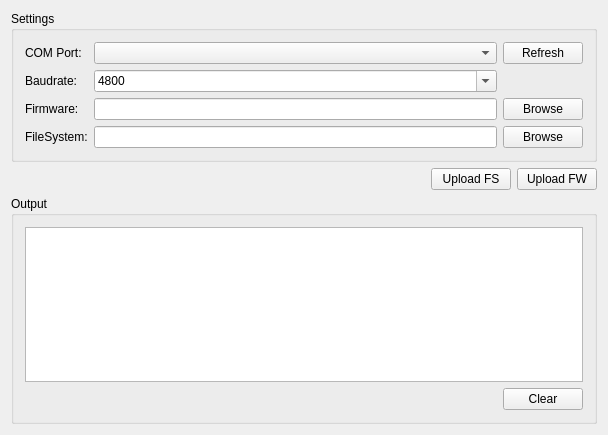
<?xml version="1.0" encoding="UTF-8"?>
<ui version="4.0">
 <class>MainWindow</class>
 <widget class="QMainWindow" name="MainWindow">
  <property name="geometry">
   <rect>
    <x>0</x>
    <y>0</y>
    <width>608</width>
    <height>435</height>
   </rect>
  </property>
  <property name="windowTitle">
   <string>eFontTool</string>
  </property>
  <property name="windowIcon">
   <iconset theme="address-book-new"/>
  </property>
  <widget class="QWidget" name="centralWidget">
   <property name="layoutDirection">
    <enum>Qt::LeftToRight</enum>
   </property>
   <layout class="QVBoxLayout" name="verticalLayout">
    <item>
     <widget class="QGroupBox" name="settingsBox">
      <property name="title">
       <string>Settings</string>
      </property>
      <property name="flat">
       <bool>false</bool>
      </property>
      <property name="checkable">
       <bool>false</bool>
      </property>
      <layout class="QGridLayout" name="gridLayout_3">
       <item row="1" column="1">
        <widget class="QComboBox" name="baudBox">
         <property name="editable">
          <bool>true</bool>
         </property>
         <property name="currentText">
          <string>4800</string>
         </property>
         <property name="maxVisibleItems">
          <number>8</number>
         </property>
         <item>
          <property name="text">
           <string>4800</string>
          </property>
         </item>
         <item>
          <property name="text">
           <string>9600</string>
          </property>
         </item>
         <item>
          <property name="text">
           <string>19200</string>
          </property>
         </item>
         <item>
          <property name="text">
           <string>38400</string>
          </property>
         </item>
         <item>
          <property name="text">
           <string>57600</string>
          </property>
         </item>
         <item>
          <property name="text">
           <string>74880</string>
          </property>
         </item>
         <item>
          <property name="text">
           <string>115200</string>
          </property>
         </item>
         <item>
          <property name="text">
           <string>230400</string>
          </property>
         </item>
         <item>
          <property name="text">
           <string>250000</string>
          </property>
         </item>
         <item>
          <property name="text">
           <string>460800</string>
          </property>
         </item>
         <item>
          <property name="text">
           <string>921600</string>
          </property>
         </item>
        </widget>
       </item>
       <item row="0" column="1">
        <widget class="QComboBox" name="portBox"/>
       </item>
       <item row="3" column="0">
        <widget class="QLabel" name="labelVFS">
         <property name="text">
          <string>FileSystem:</string>
         </property>
        </widget>
       </item>
       <item row="3" column="2">
        <widget class="QPushButton" name="btnSelVFS">
         <property name="text">
          <string>Browse</string>
         </property>
        </widget>
       </item>
       <item row="0" column="2">
        <widget class="QPushButton" name="reloadBtn">
         <property name="text">
          <string>Refresh</string>
         </property>
        </widget>
       </item>
       <item row="0" column="0">
        <widget class="QLabel" name="labelPort">
         <property name="text">
          <string>COM Port:</string>
         </property>
        </widget>
       </item>
       <item row="1" column="0">
        <widget class="QLabel" name="baudrateLabel">
         <property name="text">
          <string>Baudrate:</string>
         </property>
        </widget>
       </item>
       <item row="3" column="1">
        <widget class="QLineEdit" name="textFS"/>
       </item>
       <item row="2" column="0">
        <widget class="QLabel" name="labelFW">
         <property name="text">
          <string>Firmware:</string>
         </property>
        </widget>
       </item>
       <item row="2" column="1">
        <widget class="QLineEdit" name="textFW"/>
       </item>
       <item row="2" column="2">
        <widget class="QPushButton" name="btnSelFW">
         <property name="text">
          <string>Browse</string>
         </property>
        </widget>
       </item>
      </layout>
      <zorder>labelPort</zorder>
      <zorder>portBox</zorder>
      <zorder>reloadBtn</zorder>
      <zorder>baudrateLabel</zorder>
      <zorder>baudBox</zorder>
      <zorder>labelVFS</zorder>
      <zorder>btnSelVFS</zorder>
      <zorder>textFS</zorder>
      <zorder>labelFW</zorder>
      <zorder>textFW</zorder>
      <zorder>btnSelFW</zorder>
     </widget>
    </item>
    <item>
     <layout class="QHBoxLayout" name="horizontalLayout">
      <item>
       <spacer name="horizontalSpacer">
        <property name="orientation">
         <enum>Qt::Horizontal</enum>
        </property>
        <property name="sizeHint" stdset="0">
         <size>
          <width>40</width>
          <height>20</height>
         </size>
        </property>
       </spacer>
      </item>
      <item>
       <widget class="QPushButton" name="btnFSUpd">
        <property name="text">
         <string>Upload FS</string>
        </property>
        <property name="icon">
         <iconset>
          <normaloff>vfs.png</normaloff>vfs.png</iconset>
        </property>
        <property name="iconSize">
         <size>
          <width>24</width>
          <height>24</height>
         </size>
        </property>
       </widget>
      </item>
      <item>
       <widget class="QPushButton" name="btnFWUpd">
        <property name="text">
         <string>Upload FW</string>
        </property>
        <property name="icon">
         <iconset>
          <normaloff>firmware.png</normaloff>firmware.png</iconset>
        </property>
        <property name="iconSize">
         <size>
          <width>24</width>
          <height>24</height>
         </size>
        </property>
       </widget>
      </item>
     </layout>
    </item>
    <item>
     <widget class="QGroupBox" name="groupBox">
      <property name="title">
       <string>Output</string>
      </property>
      <layout class="QVBoxLayout" name="verticalLayout_2">
       <item>
        <widget class="QPlainTextEdit" name="textLog"/>
       </item>
       <item>
        <layout class="QHBoxLayout" name="horizontalLayout_2">
         <item>
          <spacer name="horizontalSpacer_2">
           <property name="orientation">
            <enum>Qt::Horizontal</enum>
           </property>
           <property name="sizeHint" stdset="0">
            <size>
             <width>40</width>
             <height>20</height>
            </size>
           </property>
          </spacer>
         </item>
         <item>
          <widget class="QPushButton" name="clearTextBtn">
           <property name="text">
            <string>Clear</string>
           </property>
          </widget>
         </item>
        </layout>
       </item>
      </layout>
     </widget>
    </item>
   </layout>
  </widget>
  <widget class="QMenuBar" name="menuBar">
   <property name="geometry">
    <rect>
     <x>0</x>
     <y>0</y>
     <width>608</width>
     <height>22</height>
    </rect>
   </property>
  </widget>
 </widget>
 <layoutdefault spacing="6" margin="11"/>
 <resources/>
 <connections>
  <connection>
   <sender>clearTextBtn</sender>
   <signal>clicked()</signal>
   <receiver>textLog</receiver>
   <slot>clear()</slot>
   <hints>
    <hint type="sourcelabel">
     <x>182</x>
     <y>377</y>
    </hint>
    <hint type="destinationlabel">
     <x>182</x>
     <y>295</y>
    </hint>
   </hints>
  </connection>
 </connections>
</ui>
